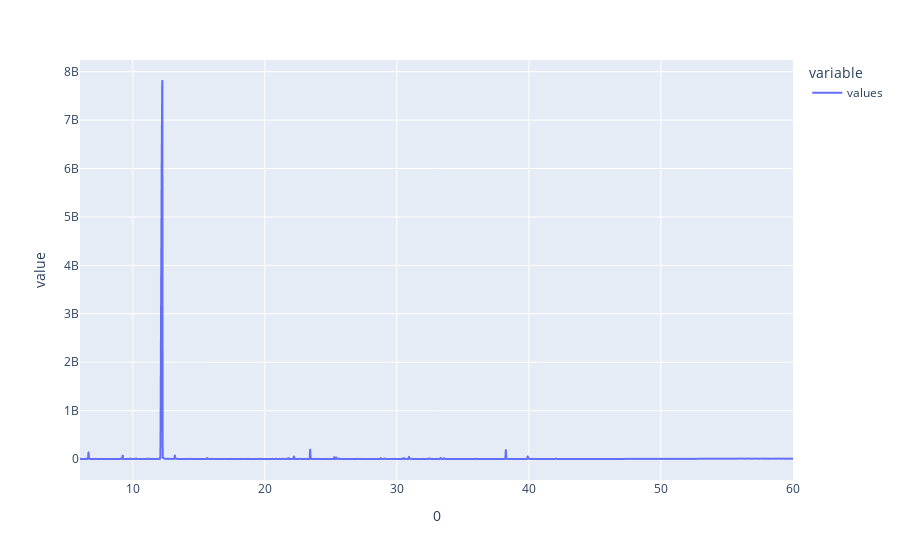

The notebook cell this image was saved under:
### Markdown cell above
## Lecture d'un fichier csv et affichage des données
On utilise pandas pour lire directement le fichier csv et mettre les données dans un objet du type DataFrame.<br>
Les 5 premières lignes ne sont pas prises en compte car elles correspondent aux métadonnées de l'analyse. <br>
Le parser détecte trois colonnes car les lignes finissent par une virgule, il faut donc supprimer la troisième colonne, qui est vide, du DataFrame.

Voici un affichage des données brutes :

### Code cell
df = tools.readCSV(PATH)
df.plot()

### Figure 1 — Plotly figure (JSON) as saved in the notebook; plotly's stock layout.template omitted (floating-point values rounded to 4 significant figures; data arrays with more than 128 entries replaced by an {"elided": "..."} marker saying what was removed)
{"data": [{"hovertemplate": "variable=values<br>0=%{x}<br>value=%{y}<extra></extra>", "legendgroup": "values", "line": {"color": "#636efa", "dash": "solid"}, "mode": "lines", "name": "values", "showlegend": true, "type": "scattergl", "x": {"elided": "9146 float values"}, "xaxis": "x", "y": {"elided": "9146 int values"}, "yaxis": "y"}], "layout": {"legend": {"title": {"text": "variable"}, "tracegroupgap": 0}, "margin": {"t": 60}, "xaxis": {"anchor": "y", "domain": [0, 1], "title": {"text": "0"}}, "yaxis": {"anchor": "x", "domain": [0, 1], "title": {"text": "value"}}}}
